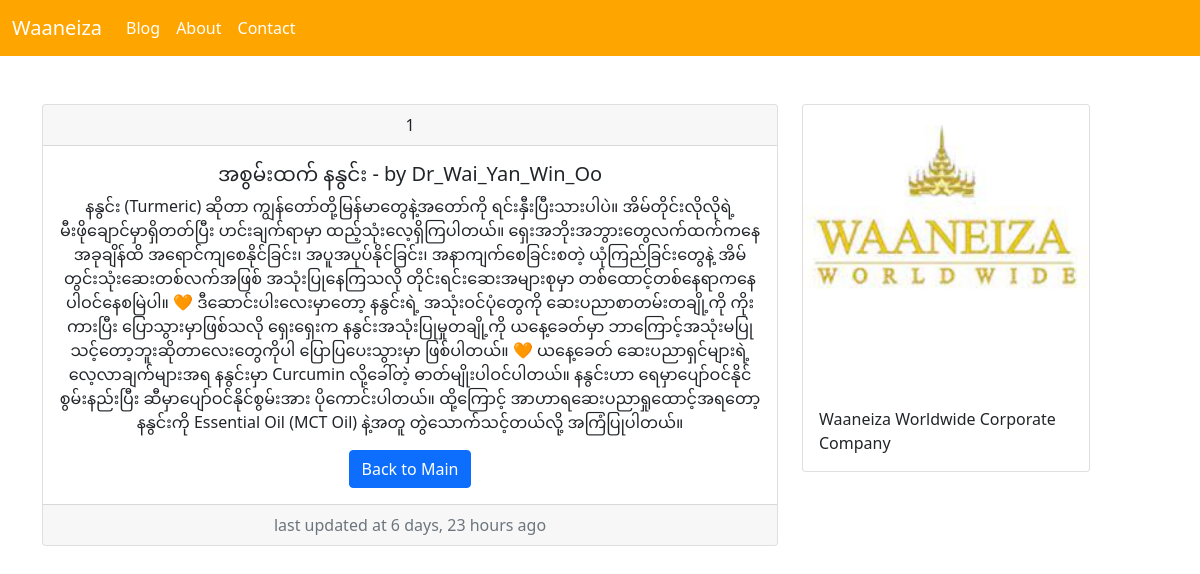
/1/, run on the app's committed database.
### blog/models.py (models this page shows, shortened)
class Post(models.Model):
    title = models.CharField(max_length=255)
    category = models.ForeignKey(Category,on_delete=models.CASCADE)
    content = RichTextField()
    image = models.ImageField(upload_to='images')
    author = models.ForeignKey(User, on_delete=models.CASCADE)
    date = models.DateTimeField()

### blog/views.py (the view)
# urls.py: path('<int:post_id>/' ,views.detail , name='detail'),
def detail(request, post_id):
    post = get_object_or_404(Post, pk=post_id)
    context = {
        'post':post
    }
    return render(request, 'blog/detail.html',context)

### blog/templates/blog/detail.html
{% extends 'blog/base.html' %}
{% block content %}
    <div class="card text-center">
        <div class="card-header">
        {{ post.id }}
        </div>
        <div class="card-body">
        <h5 class="card-title">{{ post.title }} - by {{ post.author }}</h5>
        <p class="card-text">{{ post.content|safe }}</p>
        <a href="{% url 'index' %}" class="btn btn-primary">Back to Main</a>
        </div>
        <div class="card-footer text-muted">
        last updated at {{ post.date|timesince }} ago
        </div>
    </div>
{% endblock %}

### data on the page
Post: id "1", title "အစွမ်းထက် နနွင်း", author "Dr_Wai_Yan_Win_Oo", content "နနွင်း (Turmeric) ဆိုတာ ကျွန်တော်တို့မြန်မာတွေနဲ့အတော်ကို ရင်းနှီးပြီးသားပါပဲ။ အိမ်တိုင်းလိုလိုရဲ့ မီးဖိုချောင်မှာရှိတတ်ပြီး ဟင်းချက်ရာမှာ ထည့်သုံးလေ့ရှိကြပါတယ်။ ရှေးအဘိုးအဘွားတွေလက်ထက်ကနေ အခုချိန်ထိ အရောင်ကျစေနိုင်ခြင်း၊ အပူအပုပ်နိုင်ခြင်း၊ အနာကျက်စေခြင်းစတဲ့ ယုံကြည်ခြင်းတွေနဲ့ အိမ်တွင်းသုံးဆေးတစ်လက်အဖြစ် အသုံးပြုနေကြသလို တိုင်းရင်းဆေးအများစုမှာ တစ်ထောင့်တစ်နေရာကနေ ပါဝင်နေစမြဲပါ။ 🧡 ဒီဆောင်းပါးလေးမှာတော့ နနွင်းရဲ့ အသုံးဝင်ပုံတွေကို ဆေးပညာစာတမ်းတချို့ကို ကိုးကားပြီး ပြောသွားမှာဖြစ်သလို ရှေးရှေးက နနွင်းအသုံးပြုမှုတချို့ကို ယနေ့ခေတ်မှာ ဘာကြောင့်အသုံးမပြုသင့်တော့ဘူးဆိုတာလေးတွေကိုပါ ပြောပြပေးသွားမှာ ဖြစ်ပါတယ်။ 🧡 ယနေ့ခေတ် ဆေးပညာရှင်များရဲ့ လေ့လာချက်များအရ နနွင်းမှာ Curcumin လို့ခေါ်တဲ့…", date "6 days, 23 hours"
